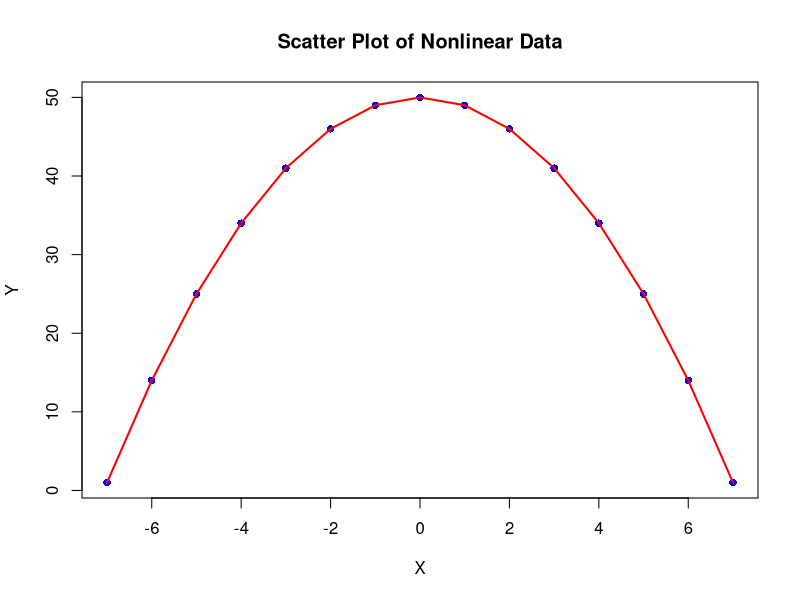
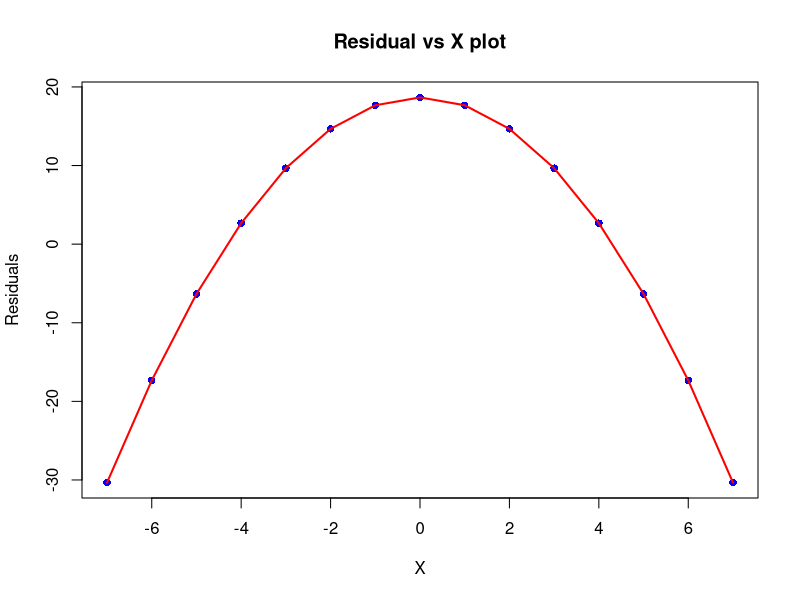

The R script that drew these images, in order:
############################# Problem 9 | (Chatargee and Hadi data) #####################


# Define the data
X <- c(-7, -6, -5, -4, -3, -2, -1, 0, 1, 2, 3, 4, 5, 6, 7)
Y <- c(1, 14, 25, 34, 41, 46, 49, 50, 49, 46, 41, 34, 25, 14, 1)

# Create a data frame
df <- data.frame(X, Y)

# Fit a linear regression model
linear_model <- lm(Y ~ X, data = df)

# Print summary of the model
summary(linear_model)
anova(linear_model)

# Create a scatter plot
plot(X, Y, 
     main = "Scatter Plot of Nonlinear Data", 
     xlab = "X", 
     ylab = "Y", 
     col = "blue", 
     pch = 16)  # Adjusts point size

# Add a line connecting points to visualize the trend
lines(X, Y, col = "red", lwd = 2)


# Create scatter plot of original data
plot(X, residuals(linear_model), 
     main = "Residual vs X plot", 
     xlab = "X", 
     ylab = "Residuals", 
     col = "blue", 
     pch = 16)

# Add quadratic regression curve
lines(X, residuals(linear_model), col = "red", lwd = 2)










# Fit a quadratic regression model (degree = 2)
quadratic_model <- lm(Y ~ poly(X, 2, raw = TRUE))

# Generate a sequence of X values for smooth curve
X_seq <- seq(min(X), max(X), length.out = 100)  # More points for a smooth curve

# Predict Y values using the fitted quadratic model
Y_pred <- predict(quadratic_model, newdata = data.frame(X = X_seq))